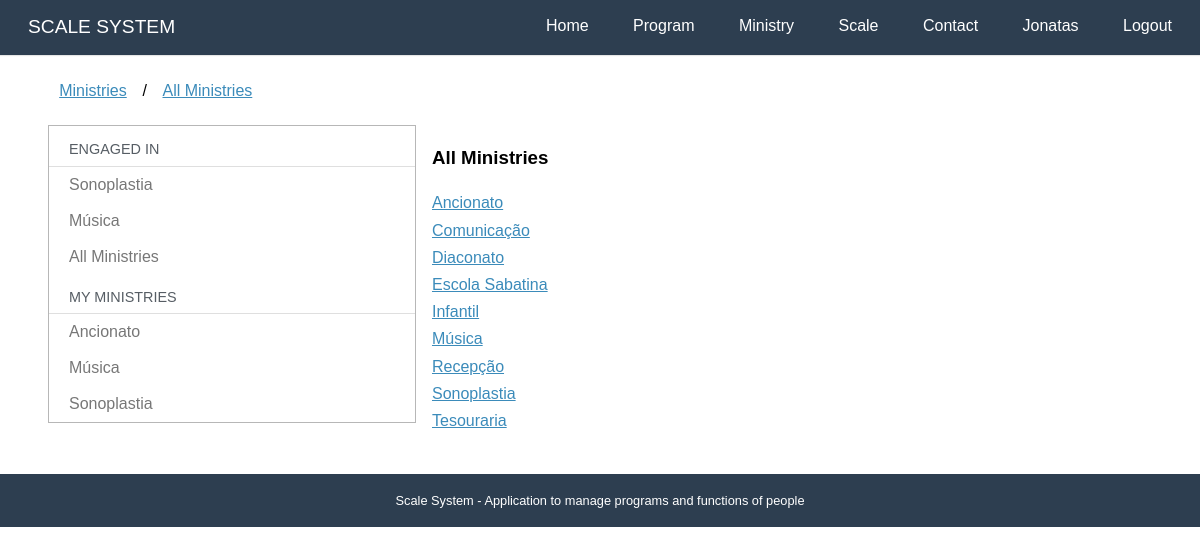
/ministries/all (signed in), run on the app's committed database.
### accounts/models.py (models this page shows, shortened)
class User(AbstractBaseUser, PermissionsMixin):
    username = models.CharField(_('User Name'), max_length=30, unique=True,
        validators = [validators.RegexValidator(re.compile('^[\w.@+-]+$'),
            'O nome de usuário não pode conter letras, digitos ou os seguintes caracteres: @/./+/-/+')])
    email = models.EmailField(_('E-mail'), unique=True)
    name = models.CharField(_('Name'), max_length=100, blank=True)
    is_active = models.BooleanField(_('Is Active?'), blank=True, default=True)
    is_staff = models.BooleanField(_('Is Staff?'), blank=True, default=False)
    date_joined = models.DateTimeField(_('Entry date'), auto_now_add = True)
    first_access = models.BooleanField(_('Already logged in?'), blank=True, default=False)
    objects = UserManager()
    USERNAME_FIELD  = 'username'
    REQUIRED_FIELDS = ['email']
    def __str__(self):
        return self.name or self.username
    def get_full_name(self):
        return str(self)
    def get_first_name(self):
        return self.get_full_name().split()[0]
    class Meta:
        verbose_name= 'Usuário'
        verbose_name_plural = 'Usuários'
        ordering = ['username']

### ministries/models.py (models this page shows, shortened)
class Ministry (models.Model):
    name = models.CharField(_("Name"), max_length=50, unique=True)
    slug = models.SlugField(_("Slug"))
    code = models.SlugField(_("Code"), blank=True) # sistema da tesouraria
    created_at = models.DateTimeField(_("Created at"), auto_now_add=True)
    updated_at = models.DateTimeField(_('Updated at'), auto_now=True)
    leader = models.ManyToManyField("accounts.User",blank=True, verbose_name=_("Leadership"))
    objects = MinistryManager()
    def __str__(self):
        return self.name
    class Meta:
        verbose_name = _("Ministry")
        verbose_name_plural = _("Ministries")
        ordering = ['name']

### ministries/views.py (the view)
# urls.py: path('all', views.all,  name='all'),
@login_required
def all(request):
    template_name = 'ministries/all.html'
    context = {}
    context['my_engaged'] = utils.my_engaged(request.user)
    context['my_ministries'] = utils.my_ministries(request.user)
    context['ministries'] = Ministry.objects.all()
    return render(request, template_name, context)

### core/templatetags/call_method.py (called while the page is built)
@register.filter(name='has_group')
def has_group(user, group_name):
    return user.groups.filter(name=group_name).exists()

@register.filter(name='has_ministry')
def has_ministry(user):
    if my_engaged(user) or my_ministries(user):
        return True
    return False

### ministries/utils.py (called while the page is built)
def my_engaged(user):
    def m(x):
        return [x.ministry]
    def r(x,a):
        if x[0] and x[0] not in a:
            a.append(x[0])
        return a
    functions = list(Function.objects.filter(people = user))
    prog = ProgramTime.objects.filter(person = user, program__date__gte = datetime.date.today())
    for pg in prog:
        functions.append(pg.func())
    if functions:
        return reduce(r,map(m,functions))
    else:
        return []

def my_ministries(user):
     return Ministry.objects.filter(leader=user)

### ministries/templates/ministries/all.html
{% extends "ministries/dashboard.html" %}
{% load i18n %}
{% block breadcrumb %}
{{ block.super }}
<li>/</li>
<li><a href="{% url 'ministries:all' %}">{% translate "All Ministries" %}</a></li>
{% endblock %}
{% block dashboard_content %}
<h3>{% translate "All Ministries" %}</h3>
{% if ministries %}
<p>
        {% for min in ministries %}
        <a href="{% url 'ministries:description' min.slug %}">{{min}}</a><br>
        {% endfor %}
</p>
{% endif %}
{% endblock %}

### ministries/templates/ministries/dashboard.html (shortened to what this page needs)
{% extends "base.html" %}
{% load i18n %}
{% block content %}
<div class="pure-g-r content-ribbon">
    <div class="pure-u-1">
        <ul class="breadcrumb">
            {% block breadcrumb %}
            <li><a href="{% url 'ministries:dashboard' %}">{% translate "Ministries" %}</a></li>
            {% endblock %}
        </ul>
    </div>
    <div class="pure-u-1-3">
        <div class="pure-menu pure-menu-open">
            <a class="pure-menu-heading">{% translate "Engaged in" %}</a>
            <ul>
                {% if my_engaged %}
                {% for min in my_engaged %}
                <li><a href="{% url 'ministries:description' min.slug %}">{{min}}</a></li>
                {% endfor %}
                {% else %}
                {% translate "You are engaged in no Ministries" %}
                {% endif %}
                <li><a href="{% url 'ministries:all'%}">{% translate "All Ministries" %}</a></li>
                {% if my_ministries %}
                <li class="pure-menu-heading">{% translate "My ministries" %}</li>
                {% for min in my_ministries %}
                <li><a href="{% url 'ministries:description' min.slug %}">{{min}}</a></li>
                {% endfor %}
                {% endif %}
            </ul>
        </div>
    </div>
    <div class="pure-u-2-3">
        <div class="inner">
            {% block dashboard_content %}{% endblock %}
        </div>
    </div>
</div>
{% endblock %}

### core/templates/base.html (shortened to what this page needs)
<!doctype html>
{% load static %}
{% load i18n call_method%}
<html lang="en">
<head>
    <link rel="stylesheet" href="{% static 'core/css/pure-min.css' %}">
    <link rel="stylesheet" href="{% static 'core/css/styles.css' %}" />
</head>
<body>
    <div class="header">
        <div class="home-menu pure-menu pure-menu-open pure-menu-horizontal pure-menu-fixed">
            <a class="pure-menu-heading" href="{% url 'core:home' %}">{% translate "SCALE SYSTEM"%}</a>
            <ul>
                <li class="pure-menu-selected"><a href="{% url 'core:home' %}">{% translate "Home" %}</a></li>
                <li><a href="{% url 'programs:dashboard' %}">{% translate "Program" %}</a></li>
                {% if user.is_authenticated %}
                <li><a href="{% url 'ministries:dashboard' %}">{% translate "Ministry" %}</a></li>
                {% if user|has_ministry %}
                <li><a href="{% url 'scales:dashboard' %}">{% translate "Scale" %}</a></li>
                {% endif %}
                {% endif %}
                <li><a href="{% url 'core:contact' %}">{% translate "Contact" %}</a></li>
                {% if user.is_authenticated %}
                <li><a href="{% url 'accounts:dashboard' %}">{{user.get_first_name}}</a></li>
                <li><a href="{% url 'accounts:logout' %}">{% translate "Logout" %}</a></li>
                {% else %}
                <li><a href="{% url 'accounts:login' %}">{% translate "Login" %}</a></li>
                {% endif %}
            </ul>
        </div>
    </div>
    <div class="content">
        {% block content %}{% endblock %}
        <div class="footer">
            {% translate 'Scale System - Application to manage programs and functions of people' %}
        </div>
    </div>
</body>
</html>

### core/static/core/css/pure-min.css (style rules this page uses)
html { font-size:100%;-ms-text-size-adjust:100%;-webkit-text-size-adjust:100% }
html,button,input,select,textarea { font-family:sans-serif }
body { margin:0 }
h3 { font-size:1.17em;margin:1em 0 }
p,pre { margin:1em 0 }
dl,menu,ol,ul { margin:1em 0 }
menu,ol,ul { padding:0 0 0 40px }
.pure-u-1,.pure-u-1-2,.pure-u-1-3,.pure-u-2-3,.pure-u-1-4,.pure-u-3-4,.pure-u-1-5,.pure-u-2-5,.pure-u-3-5,.pure-u-4-5,.pure-u-1-6,.pure-u-5-6,.pure-u-1-8,.pure-u-3-8,.pure-u-5-8,.pure-u-7-8,.pure-u-1-12,.pure-u-5-12,.pure-u-7-12,.pure-u-11-12,.pure-u-1-24,.pure-u-5-24,.pure-u-7-24,.pure-u-11-24,.pure-u-13-24,.pure-u-17-24,.pure-u-19-24,.pure-u-23-24 { display:inline-block;*display:inline;zoom:1;letter-spacing:normal;word-spacing:normal;vertical-align:top;text-rendering:auto }
.pure-u-1 { width:100% }
.pure-u-1-3 { width:33.3333%;*width:33.3023% }
.pure-u-2-3 { width:66.6667%;*width:66.6357% }
.pure-g-r { letter-spacing:-.31em;*letter-spacing:normal;*word-spacing:-.43em;font-family:FreeSans,Arimo,"Droid Sans",Helvetica,Arial,sans-serif;display:-webkit-flex;-webkit-flex-flow:row wrap;display:-ms-flexbox;-ms-flex-flow:row wrap }
.pure-g-r [class *="pure-u"] { font-family:sans-serif }
.pure-menu ul { position:absolute;visibility:hidden }
.pure-menu.pure-menu-open { visibility:visible;z-index:2;width:100% }
.pure-menu ul { left:-10000px;list-style:none;margin:0;padding:0;top:-10000px;z-index:1 }
.pure-menu>ul { position:relative }
.pure-menu-open>ul { left:0;top:0;visibility:visible }
.pure-menu li { position:relative }
.pure-menu a,.pure-menu .pure-menu-heading { display:block;color:inherit;line-height:1.5em;padding:5px 20px;text-decoration:none;white-space:nowrap }
.pure-menu.pure-menu-horizontal>.pure-menu-heading { display:inline-block;*display:inline;zoom:1;margin:0;vertical-align:middle }
.pure-menu.pure-menu-horizontal>ul { display:inline-block;*display:inline;zoom:1;vertical-align:middle;height:2.4em }
.pure-menu li a { padding:5px 20px }
.pure-menu-fixed { position:fixed;top:0;left:0;width:100% }
.pure-menu-horizontal li { display:inline-block;*display:inline;zoom:1;vertical-align:middle }
.pure-menu.pure-menu-open,.pure-menu.pure-menu-horizontal li .pure-menu-children { background:#fff;border:1px solid #b7b7b7 }
.pure-menu.pure-menu-horizontal,.pure-menu.pure-menu-horizontal .pure-menu-heading { border:0 }
.pure-menu a { border:1px solid transparent;border-left:0;border-right:0 }
.pure-menu a,.pure-menu .pure-menu-can-have-children>li:after { color:#777 }
.pure-menu .pure-menu-heading { color:#565d64;text-transform:uppercase;font-size:90%;margin-top:.5em;border-bottom-width:1px;border-bottom-style:solid;border-bottom-color:#dfdfdf }
.pure-menu .pure-menu-selected a { color:#000 }
.pure-menu.pure-menu-open.pure-menu-fixed { border:0;border-bottom:1px solid #b7b7b7 }

### core/static/core/css/styles.css (style rules this page uses)
* { -webkit-box-sizing: border-box; -moz-box-sizing: border-box; box-sizing: border-box; }
body { margin: 0 auto; line-height: 1.7em; }
a { color: #3b8bba; }
.content { padding-top: 2em; }
.header { margin: 0 0; }
.header .pure-menu { padding: 0.5em; background-color: #2d3e50; }
.header .pure-menu a { color: #fff; }
.header .pure-menu-heading { float: left; }
.header ul { float: right; }
.home-menu { padding: 0.5em; text-align: left; box-shadow: 0 1px 1px rgba(0,0,0, 0.10); }
.home-menu.pure-menu-open { background: #2d3e50; }
.pure-menu.pure-menu-open.pure-menu-fixed { border-bottom: none; z-index: 4; }
.home-menu .pure-menu-heading { color: white; font-weight: 400; font-size: 120%; }
.home-menu .pure-menu-selected a { color: white; }
.home-menu a { color: #6FBEF3; }
.content .content-ribbon { margin: 1.5em 3em; }
.footer { background: #2d3e50; color: #fff; text-align: center; padding: 1em; font-size: 80%; }
.inner { padding: 0em 1em; }
.inner p { margin-top: 0; }
ul.breadcrumb { padding: 0; }
ul.breadcrumb li { display: inline-block; }
ul.breadcrumb li a { display: inline-block; padding: 0.3em 0.7em; }

### data on the page
User: get_first_name "Jonatas"
Ministry: name "Sonoplastia"
Ministry: name "Música"
Ministry: name "Ancionato"
Ministry: name "Comunicação"
Ministry: name "Diaconato"
Ministry: name "Escola Sabatina"
Ministry: name "Infantil"
Ministry: name "Recepção"
Ministry: name "Tesouraria"
